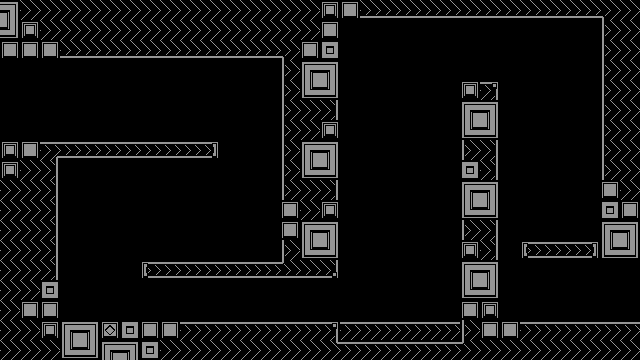

Tiled map render using the project's own tile images. Description and the map definition, with tile-layer contents summarised, below:
An orthogonal 32x18 tile map with 20x20 px tiles, 2 tile layers (Tile Layer 2, Tile Layer 1), 2 tilesets and 18 objects (17x spikes, checkpoint).

<map version="1.0" orientation="orthogonal" width="32" height="18" tilewidth="20" tileheight="20">
 <properties>
  <property name="east" value="youWin" />
  <property name="north" value="pit" />
  <property name="south" value="test" />
  <property name="west" value="test" />
 </properties>
 <tileset firstgid="1" name="1" tilewidth="20" tileheight="20">
  <image source="../images/tiles/1.png" width="120" height="320" />
 </tileset>
 <tileset firstgid="97" name="2" tilewidth="20" tileheight="20">
  <image source="../images/tiles/2.png" width="120" height="320" />
 </tileset>
 <layer name="Tile Layer 2" width="32" height="18">
  <properties>
   <property name="tilesheet" value="1" />
  </properties>
  <data>[576 cells, 257 non-empty, 22 distinct tile ids]</data>
 </layer>
 <layer name="Tile Layer 1" width="32" height="18">
  <data>[576 cells, 251 non-empty, 23 distinct tile ids]</data>
 </layer>
 <objectgroup color="#00ffff" name="Object Layer 1" width="32" height="18">
  <object type="spikes" x="140" y="240" width="140" height="20">
   <properties>
    <property name="orientation" value="up" />
   </properties>
  </object>
  <object type="spikes" x="60" y="160" width="20" height="160">
   <properties>
    <property name="orientation" value="right" />
   </properties>
  </object>
  <object type="spikes" x="340" y="200" width="20" height="20">
   <properties>
    <property name="orientation" value="right" />
   </properties>
  </object>
  <object type="spikes" x="340" y="120" width="20" height="20">
   <properties>
    <property name="orientation" value="right" />
   </properties>
  </object>
  <object type="spikes" x="340" y="40" width="20" height="20">
   <properties>
    <property name="orientation" value="right" />
   </properties>
  </object>
  <object type="spikes" x="520" y="220" width="80" height="20">
   <properties>
    <property name="orientation" value="up" />
   </properties>
  </object>
  <object type="spikes" x="460" y="60" width="40" height="20">
   <properties>
    <property name="orientation" value="up" />
   </properties>
  </object>
  <object type="spikes" x="500" y="80" width="20" height="240">
   <properties>
    <property name="orientation" value="right" />
   </properties>
  </object>
  <object type="spikes" x="340" y="320" width="120" height="20">
   <properties>
    <property name="orientation" value="up" />
   </properties>
  </object>
 </objectgroup>
 <objectgroup color="#ff00ff" name="Object Layer 2" width="32" height="18">
  <object type="spikes" x="140" y="240" width="140" height="20">
   <properties>
    <property name="orientation" value="up" />
   </properties>
  </object>
  <object type="spikes" x="260" y="60" width="20" height="140">
   <properties>
    <property name="orientation" value="left" />
   </properties>
  </object>
  <object type="spikes" x="440" y="240" width="20" height="20">
   <properties>
    <property name="orientation" value="left" />
   </properties>
  </object>
  <object type="spikes" x="440" y="160" width="20" height="20">
   <properties>
    <property name="orientation" value="left" />
   </properties>
  </object>
  <object type="spikes" x="440" y="80" width="20" height="20">
   <properties>
    <property name="orientation" value="left" />
   </properties>
  </object>
  <object type="checkpoint" x="100" y="260" width="20" height="80" />
  <object type="spikes" x="460" y="60" width="40" height="20">
   <properties>
    <property name="orientation" value="up" />
   </properties>
  </object>
  <object type="spikes" x="520" y="220" width="80" height="20">
   <properties>
    <property name="orientation" value="up" />
   </properties>
  </object>
  <object type="spikes" x="580" y="20" width="20" height="160">
   <properties>
    <property name="orientation" value="left" />
   </properties>
  </object>
 </objectgroup>
</map>